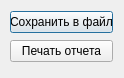
<?xml version="1.0" encoding="UTF-8"?>
<ui version="4.0">
 <class>reportLicensesDialog</class>
 <widget class="QDialog" name="reportLicensesDialog">
  <property name="geometry">
   <rect>
    <x>0</x>
    <y>0</y>
    <width>124</width>
    <height>78</height>
   </rect>
  </property>
  <property name="windowTitle">
   <string>Отчет по имеющимся лицензиям</string>
  </property>
  <widget class="QWidget" name="">
   <property name="geometry">
    <rect>
     <x>10</x>
     <y>10</y>
     <width>103</width>
     <height>54</height>
    </rect>
   </property>
   <layout class="QVBoxLayout" name="verticalLayout">
    <item>
     <widget class="QPushButton" name="toFIleBtn">
      <property name="text">
       <string>Сохранить в файл</string>
      </property>
     </widget>
    </item>
    <item>
     <widget class="QPushButton" name="printBtn">
      <property name="text">
       <string>Печать отчета</string>
      </property>
     </widget>
    </item>
   </layout>
  </widget>
 </widget>
 <resources/>
 <connections/>
</ui>
